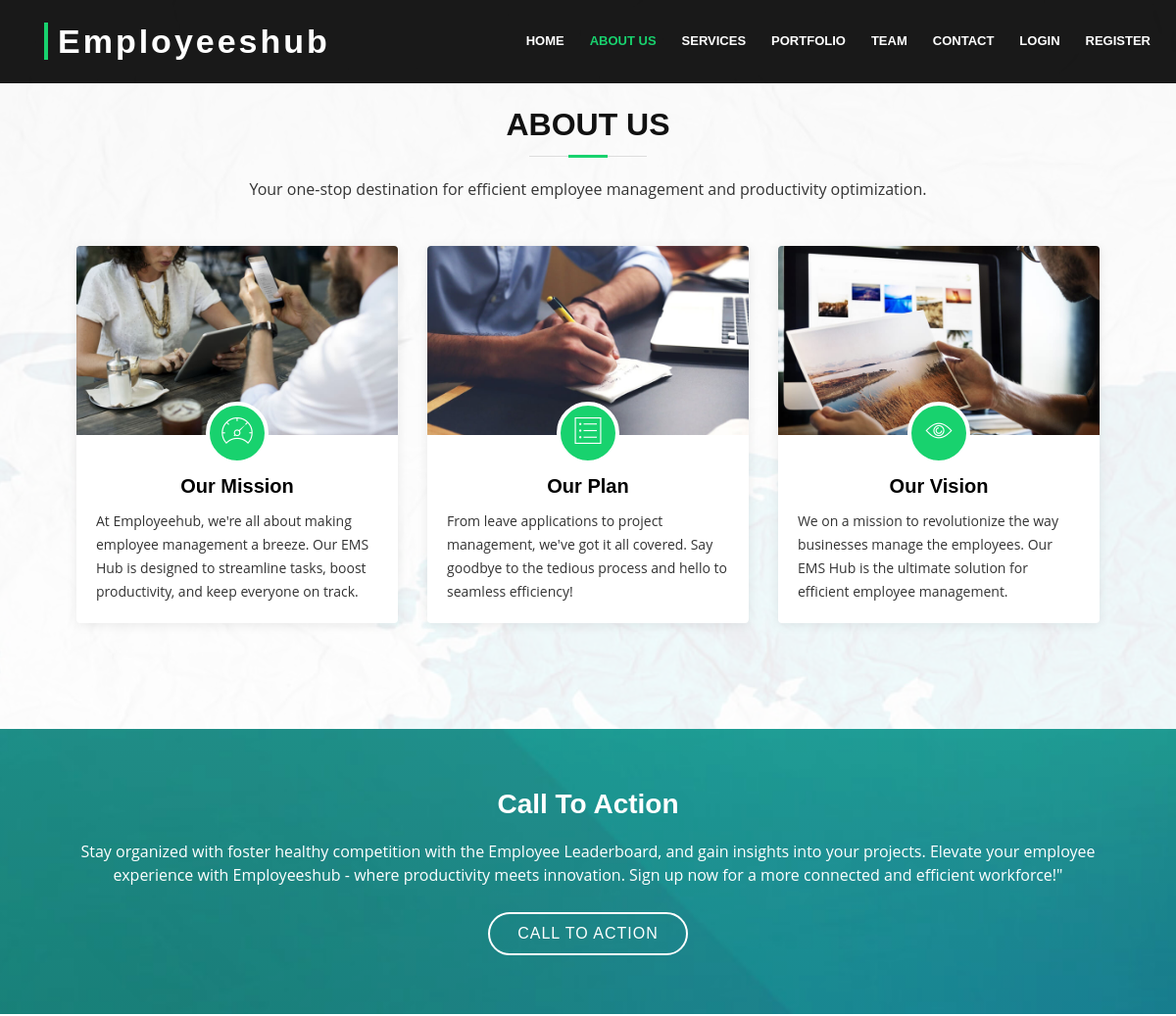
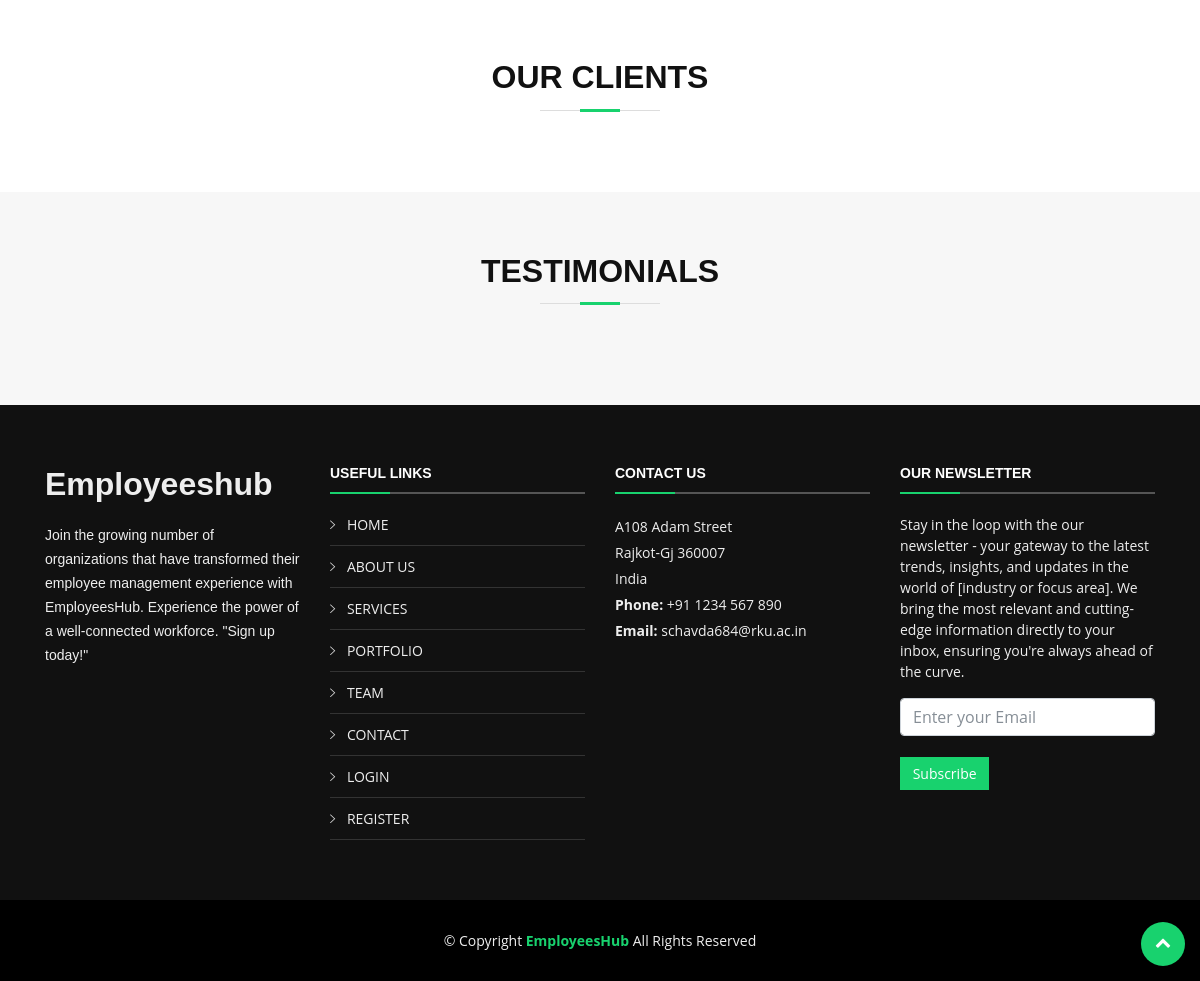
Page /about.php on the committed database (2 pictures, top to bottom).
### tables this page shows
CREATE TABLE `guest_header` (
  `id` int(11) NOT NULL,
  `name` varchar(255) NOT NULL,
  `title` varchar(255) NOT NULL,
  `link` varchar(255) NOT NULL
);

CREATE TABLE `guest_about_us` (
  `id` int(11) NOT NULL,
  `title` varchar(255) NOT NULL,
  `para` varchar(255) NOT NULL,
  `img` varchar(255) NOT NULL,
  `icon` varchar(255) NOT NULL
);

### about.php (the view, shortened to what this page needs)
<?php include('header.php'); ?>
<section id="about">
        <div class="container p-5">
            <header class="section-header">
                <h3>ABOUT US</h3>
                <p>Your one-stop destination for efficient employee management and productivity optimization.</p>
            </header>
            <div class="row about-cols">
                <?php
                    $q = "select * from guest_about_us";
                    $result = mysqli_query($con, $q);
                    while ($a = mysqli_fetch_array($result)) { ?>
                <div class="col-md-4 wow fadeInUp">
                    <div class="about-col">
                        <div class="img">
                            <img src="admin_panel/img/intro-carousel/<?php echo $a[3]; ?>" class="img-fluid">
                            <div class="icon"><i class="<?php echo $a[4]; ?>"></i></div>
                        </div>
                        <h2 class="title"><a href="#">
                                <?php echo $a[1]; ?>
                            </a></h2>
                        <p>
                            <?php echo $a[2]; ?>
                        </p>
                    </div>
                </div>
                <?php }
        ?>
            </div>
        </div>
    </section>
<?php
      include('call-to-action.php');
    ?>
<?php
    include('our_clients.php');
  ?>
<?php
        include('testimonial.php');
    ?>
<?php
      include('footer.php');
    ?>

### header.php (shortened to what this page needs)
<?php
include('connection.php');
$url = $_SERVER['REQUEST_URI'];
$url = parse_url($url, PHP_URL_PATH);
$arr_url = explode("/", $url);
?>
<!DOCTYPE html>
<html lang="en">
<head>
    <link href="lib/font-awesome/css/font-awesome.min.css" rel="stylesheet">
    <link href="lib/animate/animate.min.css" rel="stylesheet">
    <link href="lib/ionicons/css/ionicons.min.css" rel="stylesheet">
    <link href="lib/owlcarousel/assets/owl.carousel.min.css" rel="stylesheet">
    <link href="lib/lightbox/css/lightbox.min.css" rel="stylesheet">
    <link href="lib/bootstrap/css/bootstrap.min.css" rel="stylesheet">
    <link src="lib/bootstrap/css/bootstrap.min.css.map" rel="stylesheet">
    <link href="css/style.css" rel="stylesheet">
</head>
<body>
    <header id="header" class="header-scrolled">
        <div class="container-fluid">
            <div id="logo" class="pull-left">
                <h1><a href="#intro" class="scrollto">
                        Employeeshub
                    </a></h1>
            </div>
            <nav id="nav-menu-container">
                <ul class="nav-menu">
                    <?php
                    $q = "SELECT * FROM guest_header";
                        $res = mysqli_query($con, $q);
                        while ($row = mysqli_fetch_array($res)) {
                    ?>
                    <li class="<?php if (isset($arr_url[2]) && $arr_url[2] == $row[1]) { echo "menu-active"; } ?>"> <a
                            class="nav-link" href="<?php echo $row[3]; ?>">
                            <?php echo $row[2]; ?>
                        </a>
                    </li>
                    <?php  }  ?>
                </ul>
            </nav>
        </div>
    </header>
</body>
</html>

### call-to-action.php (shortened to what this page needs)
<section id="call-to-action" class="wow fadeIn">
  <div class="container text-center">
    <h3>
    Call To Action
    </h3>
    <p>
    Stay organized with foster healthy competition with the Employee Leaderboard, and gain insights into your projects. Elevate your employee experience with Employeeshub - where productivity meets innovation. Sign up now for a more connected and efficient workforce!"
    </p>
    <a class="cta-btn" href="http://localhost/Employee%20Management%20System/contact.php">
    Call To Action
    </a>
  </div>
</section>

### our_clients.php (shortened to what this page needs)
<section id="clients" class="wow fadeInUp">
      <div class="container">
            <header class="section-header">
                  <h3>Our Clients
                  </h3>
            </header>
      </div>
</section>

### testimonial.php (shortened to what this page needs)
<section id="testimonials" class="section-bg wow fadeInUp">
    <div class="container">
        <header class="section-header">
            <h3>Testimonials</h3>
        </header>
    </div>
</section>

### footer.php (shortened to what this page needs)
<?php  include('connection.php');
?>
<footer id="footer">
    <div class="footer-top">
        <div class="container">
            <div class="row">
                <div class="col-lg-3 col-md-6 footer-info">
                    <h2><b>
                            Employeeshub
                        </b></h2>
                    <p>
                        Join the growing number of organizations that have transformed their employee management
                        experience with EmployeesHub. Experience the power of a well-connected workforce. "Sign up
                        today!"
                    </p>
                </div>
                <div class="col-lg-3 col-md-6 footer-links">
                    <h4>
                        USEFUL LINKS
                    </h4>
                    <ul>
                        <?php   $q = "select * from guest_header";
              $res = mysqli_query($con, $q);
              while ($row = mysqli_fetch_array($res)) { ?>
                        <li><i class="ion-ios-arrow-right"></i> <a href="<?php echo $row[1];?>">
                                <?php  echo $row[2]; ?>
                            </a></li>
                        <?php  }  ?>
                    </ul>
                </div>
                <div class="col-lg-3 col-md-6 footer-contact">
                    <h4>contact us</h4>
                    <p>A108 Adam Street<br>
                        Rajkot-Gj 360007<br>
                        India <br>
                        <strong>Phone:</strong>
                        +91 1234 567 890 <br>
                        <strong>Email:</strong>
                        schavda684@rku.ac.in <br>
                    </p>
                </div>
                <div class="col-lg-3 col-md-6 footer-newsletter">
                    <h4>
                        Our Newsletter
                    </h4>
                    <p>
                        Stay in the loop with the our newsletter - your gateway to the latest trends, insights, and
                        updates in the world of [industry or focus area]. We bring the most relevant and cutting-edge
                        information directly to your inbox, ensuring you're always ahead of the curve.
                    </p>
                    <?php include('sub.php'); ?>
                </div>
            </div>
        </div>
    </div>
    <div class="container">
        <div class="copyright">
            &copy; Copyright <a href=" http://localhost/Employee%20Management%20System/index.php">
                <strong>
                    EmployeesHub
                </strong>
            </a> All Rights
            Reserved
        </div>
    </div>
</footer>
<a href="#" class="back-to-top"><i class="fa fa-chevron-up"></i></a>
</body>
</html>

### sub.php (shortened to what this page needs)
<form action="index.php" method="GET" id="form1" class="sub">
    <input type="text" class="form-control" name="em" placeholder="Enter your Email" data-rule="email" />
    <span id="em_err"></span><br>
    <input type="submit" value="Subscribe" name="btn">
</form>

### rows in the picture
guest_header: title "HOME"
guest_header: title "ABOUT US"
guest_header: title "SERVICES"
guest_header: title "PORTFOLIO"
guest_header: title "TEAM"
guest_header: title "CONTACT"
guest_header: title "LOGIN"
guest_header: title "REGISTER"
guest_about_us: img (picture), title "Our Mission", para "At Employeehub, we're all about making employee management a breeze. Our EMS Hub is designed to streamline tasks, boost productivity, and keep everyone on track."
guest_about_us: img (picture), title "Our Plan", para "From leave applications to project management, we've got it all covered. Say goodbye to the tedious process and hello to seamless efficiency!"
guest_about_us: img (picture), title "Our Vision", para "We on a mission to revolutionize the way businesses manage the employees. Our EMS Hub is the ultimate solution for efficient employee management."
